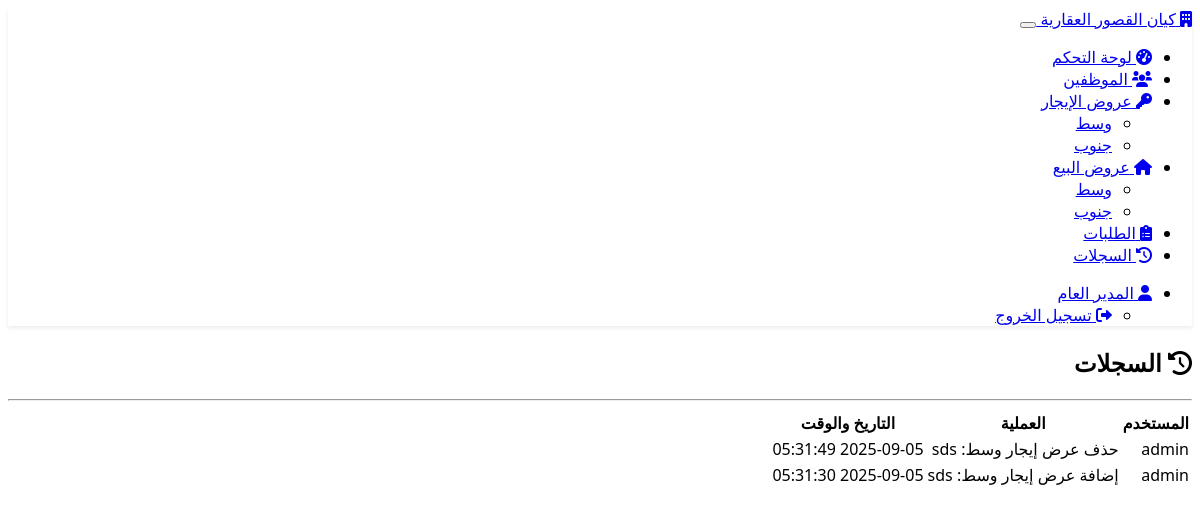
The page /view_logs (signed in) on the database as committed earlier.
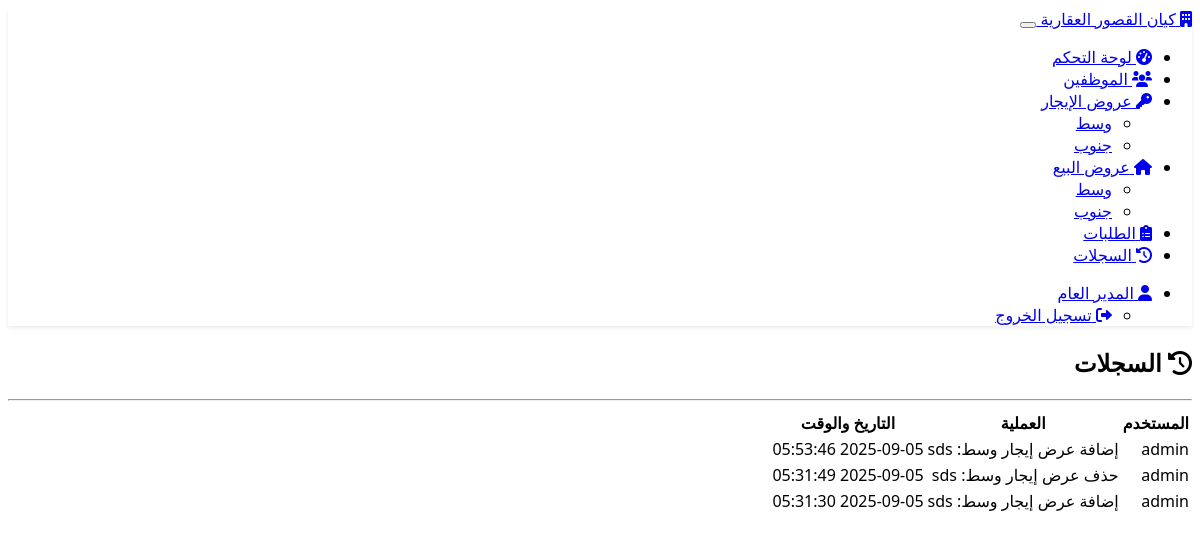
The same page on the database as committed later.
### models.py (models this page shows, shortened)
class Employee(db.Model, UserMixin):
    id = db.Column(db.Integer, primary_key=True)
    name = db.Column(db.String(150), nullable=False)
    role = db.Column(db.String(100), nullable=False)
    username = db.Column(db.String(150), unique=True, nullable=False)
    password = db.Column(db.String(200), nullable=False)
    permissions = db.Column(db.Text, default='[]')  # تخزين الصلاحيات كـ JSON
    created_at = db.Column(db.DateTime, default=datetime.utcnow)

class Log(db.Model):
    id = db.Column(db.Integer, primary_key=True)
    user = db.Column(db.String(150))
    action = db.Column(db.String(500))
    timestamp = db.Column(db.DateTime, default=datetime.utcnow)

### main.py (the view)
@app.route('/view_logs')
@login_required
@permission_required('logs_view')
def view_logs():
    logs_list = Log.query.order_by(Log.timestamp.desc()).limit(100).all()
    return render_template('logs.html', logs=logs_list)

### main.py (called while the page is built)
def permission_required(permission):
    def decorator(f):
        @wraps(f)
        def decorated_function(*args, **kwargs):
            if not current_user.has_permission(permission):
                flash("🚫 ليس لديك صلاحية", "danger")
                return redirect(url_for("dashboard"))
            return f(*args, **kwargs)
        return decorated_function
    return decorator

@login_manager.user_loader
def load_user(user_id):
    return Employee.query.get(int(user_id))

    def get_permissions(self):
        try:
            perms = json.loads(self.permissions or '[]')
            return [str(p) for p in perms] if isinstance(perms, list) else []
        except json.JSONDecodeError:
            return []

    def has_permission(self, perm):
        return str(perm) in self.get_permissions()

### templates/logs.html (shortened to what this page needs)
{% extends "base.html" %}
{% block content %}
<div class="row">
    <div class="col-12">
        <h2><i class="fas fa-history"></i> السجلات</h2>
        <hr>
    </div>
</div>
<div class="row">
    <div class="col-12">
        <div class="table-responsive">
            <table class="table table-striped">
                <thead>
                    <tr>
                        <th>المستخدم</th>
                        <th>العملية</th>
                        <th>التاريخ والوقت</th>
                    </tr>
                </thead>
                <tbody>
                    {% for log in logs %}
                    <tr>
                        <td>{{ log.user }}</td>
                        <td>{{ log.action }}</td>
                        <td>{{ log.timestamp.strftime('%Y-%m-%d %H:%M:%S') }}</td>
                    </tr>
                    {% endfor %}
                </tbody>
            </table>
        </div>
    </div>
</div>
{% endblock %}

### templates/base.html (shortened to what this page needs)
<!DOCTYPE html>
<html lang="ar" dir="rtl">
<head>
    <link href="https://cdn.replit.com/agent/bootstrap-agent-dark-theme.min.css" rel="stylesheet">
    <link href="https://cdnjs.cloudflare.com/ajax/libs/font-awesome/6.0.0/css/all.min.css" rel="stylesheet">
    <link href="{{ url_for('static', filename='style.css') }}" rel="stylesheet">
</head>
<body>
    <nav class="navbar navbar-expand-lg navbar-dark bg-dark">
        <div class="container">
            <a class="navbar-brand" href="{{ url_for('dashboard') }}">
                <i class="fas fa-building"></i> كيان القصور العقارية
            </a>
            {% if current_user.is_authenticated %}
            <button class="navbar-toggler" type="button" data-bs-toggle="collapse" data-bs-target="#navbarNav">
            </button>
            <div class="collapse navbar-collapse" id="navbarNav">
                <ul class="navbar-nav me-auto">
                    <li class="nav-item">
                        <a class="nav-link" href="{{ url_for('dashboard') }}">
                            <i class="fas fa-tachometer-alt"></i> لوحة التحكم
                        </a>
                    </li>
                    {% if current_user.has_permission('list_employees') %}
                    <li class="nav-item">
                        <a class="nav-link" href="{{ url_for('list_employees') }}">
                            <i class="fas fa-users"></i> الموظفين
                        </a>
                    </li>
                    {% endif %}
                    {% set rentals = [('وسط', 'm'), ('جنوب', 'w')] %}
                    <li class="nav-item dropdown">
                        <a class="nav-link dropdown-toggle" href="#" id="rentalDropdown" role="button" data-bs-toggle="dropdown">
                            <i class="fas fa-key"></i> عروض الإيجار
                        </a>
                        <ul class="dropdown-menu">
                            {% for name, code in rentals %}
                                {% if current_user.has_permission('rental' + code + '_offers_view') %}
                                <li>
                                    <a class="dropdown-item" href="{{ url_for('rental' + code + '_offers') }}">{{ name }}</a>
                                </li>
                                {% endif %}
                            {% endfor %}
                        </ul>
                    </li>
                    <li class="nav-item dropdown">
                        <a class="nav-link dropdown-toggle" href="#" id="saleDropdown" role="button" data-bs-toggle="dropdown">
                            <i class="fas fa-home"></i> عروض البيع
                        </a>
                        <ul class="dropdown-menu">
                            {% for name, code in rentals %}
                                {% if current_user.has_permission('sales' + code + '_offers_view') %}
                                <li>
                                    <a class="dropdown-item" href="{{ url_for('sales' + code + '_offers') }}">{{ name }}</a>
                                </li>
                                {% endif %}
                            {% endfor %}
                        </ul>
                    </li>
                    {% if current_user.has_permission('orders_view') %}
                    <li class="nav-item">
                        <a class="nav-link" href="{{ url_for('orders') }}">
                            <i class="fas fa-clipboard-list"></i> الطلبات
                        </a>
                    </li>
                    {% endif %}
                    {% if current_user.has_permission('orders_view') %}
                    <li class="nav-item">
                        <a class="nav-link" href="{{ url_for('view_logs') }}">
                            <i class="fas fa-history"></i> السجلات
                        </a>
                    </li>
                    {% endif %}
                </ul>
                <ul class="navbar-nav">
                    <li class="nav-item dropdown">
                        <a class="nav-link dropdown-toggle" href="#" id="userDropdown" role="button" data-bs-toggle="dropdown">
                            <i class="fas fa-user"></i> {{ current_user.name }}
                        </a>
                        <ul class="dropdown-menu">
                            <li>
                                <a class="dropdown-item" href="{{ url_for('logout') }}">
                                    <i class="fas fa-sign-out-alt"></i> تسجيل الخروج
                                </a>
                            </li>
                        </ul>
                    </li>
                </ul>
            </div>
            {% endif %}
        </div>
    </nav>
    <div class="container mt-4">
        {% block content %}{% endblock %}
    </div>
</body>
</html>

### static/style.css (style rules this page uses)
body { font-family: 'Segoe UI', Tahoma, Geneva, Verdana, sans-serif; }
.navbar { box-shadow: 0 2px 4px rgba(0,0,0,0.08); }
.table td, .table th { vertical-align: middle; }
[dir="rtl"] .dropdown-menu { right: 0 !important; left: auto !important; }
[dir="rtl"] .navbar-nav .dropdown-menu { right: 0; left: auto; }

Rows that differ between the two databases and show on the page:
added Log: user "admin", action "إضافة عرض إيجار وسط: sds", timestamp "2025-09-05 05:53:46"
